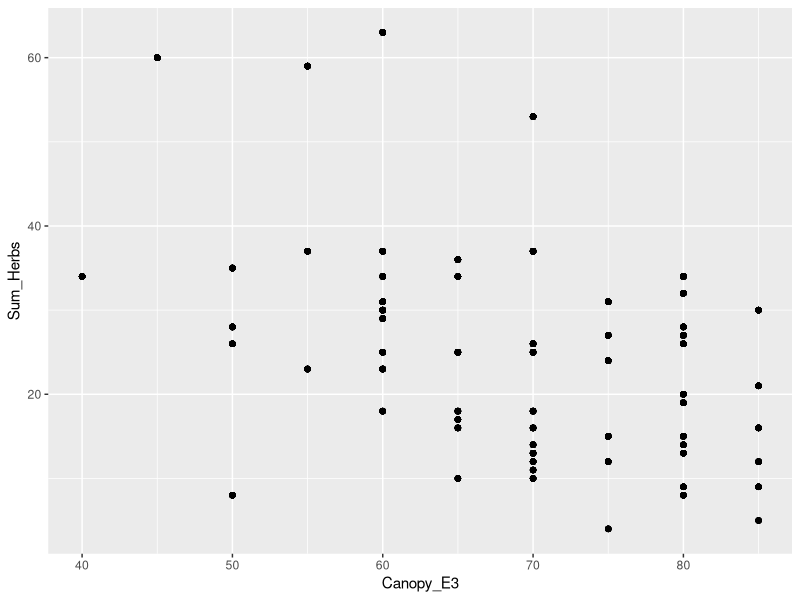
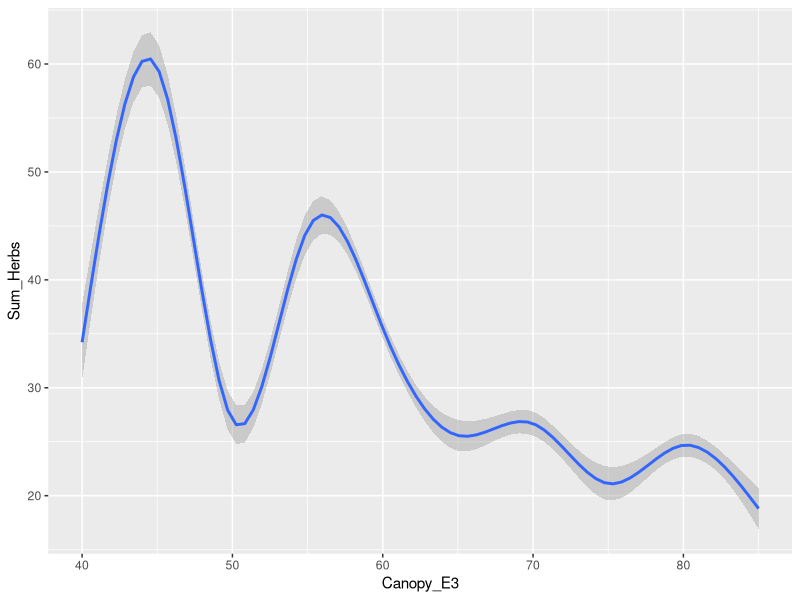
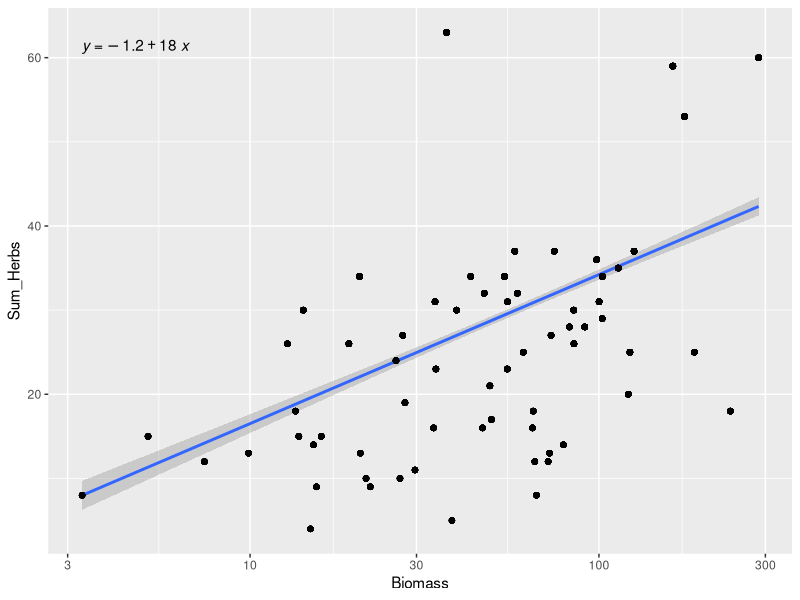

Source code (R) for these figures, in order:
library(ggpubr)
library(readxl)
library(tidyverse)
library(magrittr)


############### Basic data handling ------------------------------------------

# import data and check structure -----------------------------------------


forest <- read_xlsx('data/Forest-understory-diversity_IA/Forest-understory-diversity-long.xlsx') %>%
  rename (PlotID = RELEVE_NR, Layer= LAYER)

selected_plots <- forest %>% filter (PlotID == 132) 
#forest %>% filter (PlotID == 132) -> selected_plots
selected_plots <- forest %>% filter (PlotID %in% c(130, 131)) %>%
  arrange(PlotID)
selected_plots <- forest %>% filter (PlotID %in% c(10:100)) 




forest %>% filter(PlotID %in% c(10:100)) %>%
  filter(Layer == 6) %>%
  select(PlotID, name = Species, value = CoverPerc) %>%
  pivot_wider() ->selected_plots_wide


forest %>% filter(PlotID %in% c(10:100)) %>%
  mutate(SpeciesLayer = paste(Species,Layer)) %>%
  select(PlotID, name = SpeciesLayer, value = CoverPerc) %>%
  pivot_wider() ->selected_plots_wide


forest %>% filter(PlotID %in% c(10:100)) %>%
  mutate(SpeciesLayer = paste(str_replace_all(Species, ' ', '_'), Layer, sep = 'OMGSEPARATOR')) %>%
  select(PlotID, name = SpeciesLayer, value = CoverPerc) %>%
  pivot_wider(values_fill = 0) |> 
  pivot_longer(-1, values_to = 'cover', names_to = 'species') |> 
  separate(species, c('species', 'layer'), sep = 'OMGSEPARATOR') |> 
  group_by(species) |> 
  count()


selected_plots <- forest %>% filter (PlotID %in% c(10:100)) 
selected_plots %>% 
  distinct(PlotID) %>% 
  count() |> pull() -> plotcount

# sort (unique(forest$Species))

  sppList <- forest %>% select (Species) %>% distinct()
  
  sppList <- forest %>% select (Species, Layer) %>% distinct()
  
  forest %>% filter(Layer==1) %>%
    select (Species) %>% distinct() ->trees
  
  sppList <- forest %>% select(Species, PlotID) %>%
    group_by(Species) %>%
    count(name = 'species_occurences') %>% arrange(desc(species_occurences))

####   
total_cover <- forest %>% 
  group_by(PlotID)%>%
  summarise(total_cover= sum(CoverPerc))

forest |>
  select(PlotID, Species) |> 
  left_join(total_cover)


##### 
names(forest) 
ggplot(forest, aes(Canopy_E3, Sum_Herbs))+
  geom_point()


ggplot(forest, aes(Canopy_E3, Sum_Herbs))+
  geom_smooth()


forest |> 
  #mutate(Biomass = log10(Biomass)) |> 
  ggplot(aes(Biomass, Sum_Herbs)) +
  geom_smooth(method = 'lm') + 
  # stat_cor() + 
  stat_regline_equation() + 
  geom_point() + 
  scale_x_continuous(trans = 'log10')



  
